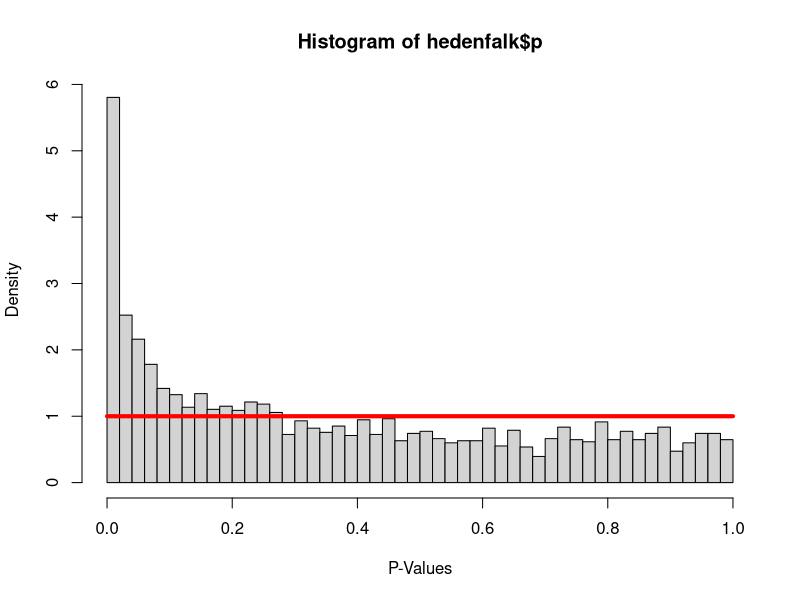
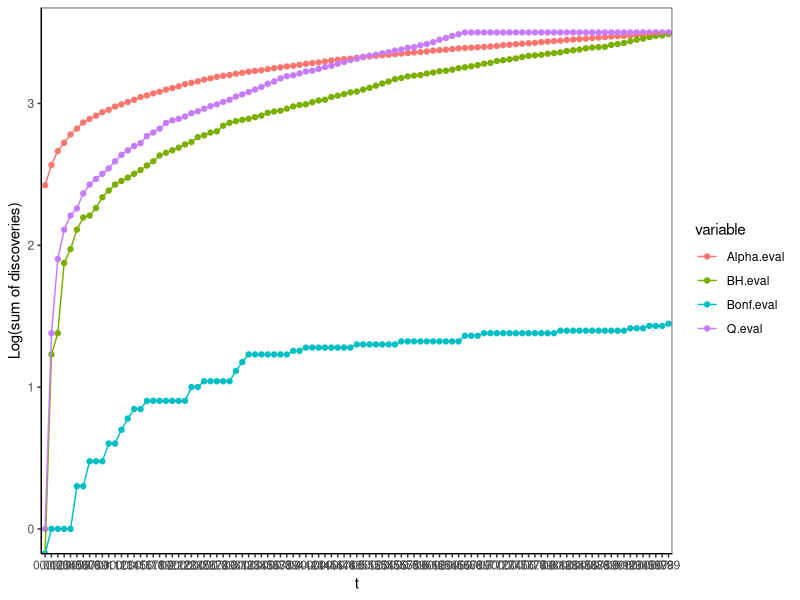
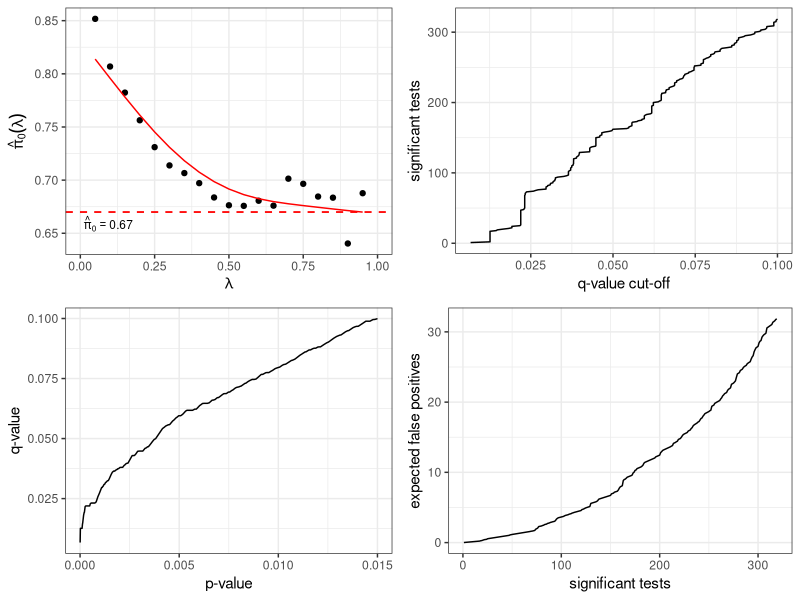

These figures' R source, in order: (Note: this script raises an error after producing the figures.)
## ---- chunk 1
knitr::opts_chunk$set(echo = TRUE)
set.seed(29)
## ---- chunk 2
library(qvalue)
data(hedenfalk)


## Histogram of p-values
hist(hedenfalk$p, prob = T, breaks = 50, xlab = "P-Values")
curve(dunif(x, 0, 1), 0, 1, add = T, col = "red", lwd = 4)
## ---- chunk 3
## Manual estimate 
pval<- hedenfalk$p
lambda <- 0.5 
pi0_man <- sum(pval > lambda)/(length(pval)*lambda)

## Using qvalue package
qval_obj <- qvalue(p = pval)
#summary(qval_obj)
pi0_pkg <- qval_obj$pi0

# Estimates
pi0_man
pi0_pkg
## ---- chunk 4
# how many discoveries when determined the significance threshold by 
# P-value, by Q-value, by BH adjusted P-value or by Bonferroni corrected P-value

pval <- hedenfalk$p

# Threshold seq
t <- seq(0.01, 0.99, 0.01)

# Alpha 
Alpha_func <- function(x) {sum(pval < x)}
Alpha.eval <- sapply(t, Alpha_func)

# BH
BH_func <- function(x) {sum(p.adjust(pval, method = "BH", n = length(pval)) < x)}
BH.eval <- sapply(t, BH_func)

# Bonferroni
Bonf_func <- function(x) {sum(p.adjust(pval, method = "bonferroni", n = length(pval)) < x)}
Bonf.eval <- sapply(t, Bonf_func)

# Q-value
Q.eval_func <- function(x) {sum(qvalue(pval)$qvalues < x)}
Q.eval <- sapply(t, Q.eval_func)

# Combined df
Eval.df <- as.data.frame(cbind(t, Alpha.eval, BH.eval, Bonf.eval, Q.eval))

# Plot of above eval methods
library("reshape")
library("ggplot2")
Eval.df$t <- as.character(Eval.df$t)
Eval.df.trans <- melt(Eval.df, id.vars = "t")
ggplot(Eval.df.trans, aes(x = t, y = log10(value), 
                          group = variable, color = variable)) + 
  geom_point() + 
  geom_line() + 
  xlab("t") +
  ylab("Log(sum of discoveries)") +
  #scale_x_discrete(breaks = seq(0.01, 0.99, by = 0.1), limits=c(0.01, 0.99)) +
  #theme with white background
  theme_bw() +
  #eliminates background, gridlines, and chart border
  theme(
    plot.background = element_blank()
    ,panel.grid.major = element_blank()
    ,panel.grid.minor = element_blank()
  ) +
  #draws x and y axis line
  theme(axis.line = element_line(color = 'black')) 
## ---- chunk 5

# Plotiing qval
pval <- hedenfalk$p
q <- qvalue(pval)
plot(q)

# False discoveries
# How many discoveries you would make if you allowed 20 false discoveries? 
fdr = 20/length(pval)
qval_fdr_1 <- qvalue(pval, fdr.level = fdr)
sum(qval_fdr_1$significant == TRUE)

# What about if you allowed 10% of false discoveries among all discoveries?
qval_fdr_2 <- qvalue(pval, fdr.level = 0.1)
sum(qval_fdr_2$significant == TRUE)
## ---- chunk 6

# Generate 5000 p-values
m = 1000
pval <- c(rbeta(m, 1, 100), runif(p-m, 0, 1))

# BH 
BH <- p.adjust(pval, method = "BH", n = length(pval))

# Qvalue
Qval <- qvalue(pval)
pi0 <- Qval$pi0  # overall proportion of true null hypotheses

# Linear Reg
lm.fit <- lm(Qval$qvalues ~ BH)
lm.fit$coefficients
## ---- chunk 7

# Generate 5000 p-values
m = 500
p = 5000
pval <- c(rbeta(m, b.1, b.0), runif(p-m, 0, 1))

b.1 = 1
b.0 = 1
pval <- c(rbeta(m, b.1, b.0), runif(p-m, 0, 1))
hist(pval, xlab = "pval", prob = TRUE)
lines(density(pval))


b.1 = 1
b.0 = 100
pval <- c(rbeta(m, b.1, b.0), runif(p-m, 0, 1))
hist(pval, xlab = "pval", prob = TRUE)
lines(density(pval))


b.1 = 1
b.0 = 500
pval <- c(rbeta(m, b.1, b.0), runif(p-m, 0, 1))
hist(pval, xlab = "pval", prob = TRUE)
lines(density(pval))
## ---- chunk 8

# Generate R = 500 replicates
R = 500
qval_fun <- function(x) {qvalue(p = x)}

#####

b.1 = 1
b.0 = 1

# Generate replicated pvalues and apply qval function over the columns
pval_new <- replicate(R, c(rbeta(m, b.1, b.0), runif(p-m, 0, 1)))
qval <- lapply(1:ncol(pval_new), function(x) qvalue(pval[,x]))

# Extract variables/elements from the above list
qval_rep <- lapply(qval, `[`, c('qvalues'))
qval_rep_df <- data.frame(matrix(unlist(qval_rep), nrow=length(qval_rep), byrow=T))

pi0_rep <- lapply(qval, `[`, c('pi0'))
pi0_rep_df <- data.frame(matrix(unlist(pi0_rep), nrow=length(pi0_rep), byrow=T))
names(pi0_rep_df) <- names(pi0_rep[[which(lengths(pi0_rep)>0)[1]]])

# Discoveries, FD, pi0
alpha=0.1
D = (sum(req_var_df$qval_rep_df < alpha))

D_func <- function(x) {(sum(qval_rep_df[,x] < alpha))}
Q.eval <- sapply(1:ncol(pval_new), D_func)


####

b.1 = 1
b.0 = 100

# Generate replicated pvalues and apply qval function over the columns
pval_new <- replicate(R, c(rbeta(m, b.1, b.0), runif(p-m, 0, 1)))
qval <- lapply(1:ncol(pval_new), function(x) qvalue(pval[,x]))

# Extract variables/elements from the above list
qval_rep <- lapply(qval, `[`, c('qvalues'))
qval_rep_df <- data.frame(matrix(unlist(qval_rep), nrow=length(qval_rep), byrow=T))

pi0_rep <- lapply(qval, `[`, c('pi0'))
pi0_rep_df <- data.frame(matrix(unlist(pi0_rep), nrow=length(pi0_rep), byrow=T))
names(pi0_rep_df) <- names(pi0_rep[[which(lengths(pi0_rep)>0)[1]]])


####

b.1 = 1
b.0 = 500
# Generate replicated pvalues and apply qval function over the columns
pval_new <- replicate(R, c(rbeta(m, b.1, b.0), runif(p-m, 0, 1)))
qval <- lapply(1:ncol(pval_new), function(x) qvalue(pval[,x]))

# Extract variables/elements from the above list
qval_rep <- lapply(qval, `[`, c('qvalues'))
qval_rep_df <- data.frame(matrix(unlist(qval_rep), nrow=length(qval_rep), byrow=T))

pi0_rep <- lapply(qval, `[`, c('pi0'))
pi0_rep_df <- data.frame(matrix(unlist(pi0_rep), nrow=length(pi0_rep), byrow=T))
names(pi0_rep_df) <- names(pi0_rep[[which(lengths(pi0_rep)>0)[1]]])
